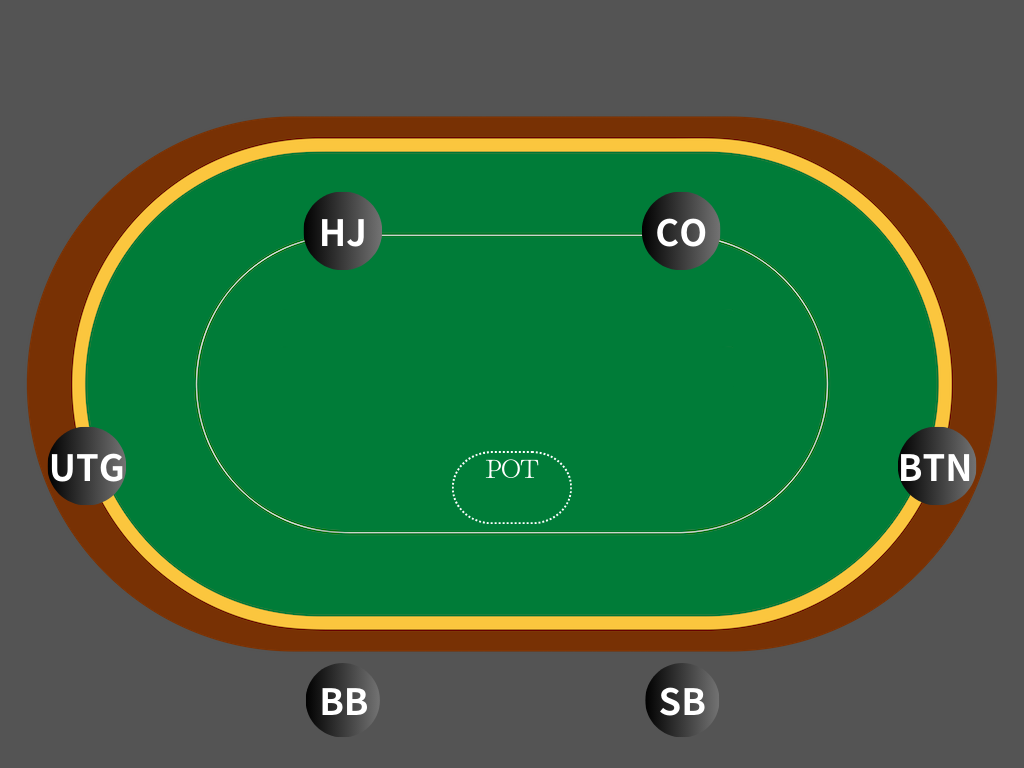
#> input picture img/table/table.png, 1024 x 768 px
$ python main.py
#> lines starting #> are read from the running program, lines starting #| are printed output that depends on the picture
import os
import cv2
import numpy as np


# ポーカーテーブル画像生成クラス
class PokerTableGenerator:

    # カードサイズ（テーブルサイズに合わせて調整）
    CARD_WIDTH = 100
    CARD_HEIGHT = 147

    # ポットサイズの中央座標
    POT_SIZE_COORDS = (512, 495)

    # ポジションの座標マッピング (x, y) - 1024x732のテーブル画像に最適化
    POSITION_COORDS = {
        'sb': (690, 570),   # スモールブラインド
        'bb': (340, 570),   # ビッグブラインド
        'utg': (120, 330),  # アンダーザガン
        'hj': (340, 100),   # ハイジャック
        'co': (690, 100),   # カットオフ
        'btn': (900, 330)   # ボタン
    }

    # ベットの座標マッピング
    BET_COORDS = {
        'sb': (590, 700),   # スモールブラインド
        'bb': (435, 700),   # ビッグブラインド
        'utg': (175, 465),  # アンダーザガン
        'hj': (435, 230),    # ハイジャック
        'co': (590, 230),    # カットオフ
        'btn': (845, 465)   # ボタン
    }

    # コミュニティカードのポジション
    COMMUNITY_COORDS = {
        0: (240, 300),  # 1枚目（フロップ1）
        1: (350, 300),  # 2枚目（フロップ2）
        2: (460, 300),  # 3枚目（フロップ3）
        3: (570, 300),  # 4枚目（ターン）
        4: (680, 300)   # 5枚目（リバー）
    }

    def __init__(self, table_path='img/table/table.png', cards_dir='img/cards'):
        """初期化"""
        self.table_path = table_path
        self.cards_dir = cards_dir

    def load_image(self, path):
        """画像を読み込む"""
        if not os.path.exists(path):
            print(f"警告: 画像ファイルが見つかりません: {path}")
            return None

        try:
            img = cv2.imread(path, cv2.IMREAD_UNCHANGED)
            if img is None:
                print(f"警告: 画像の読み込みに失敗しました: {path}")
                return None

            # アルファチャンネルがない場合は追加
            if len(img.shape) == 3 and img.shape[2] == 3:
                img = cv2.cvtColor(img, cv2.COLOR_BGR2BGRA)

            return img
        except Exception as e:
            print(f"画像読み込みエラー ({path}): {str(e)}")
            return None

    def get_card_image(self, card_code):

        if not card_code:
            return None

        # カードコードをファイル名に変換
        rank = card_code[0].upper()
        suit = card_code[1].lower()

        # ランクの変換（10はTとして扱う）
        rank_map = {'2': '02', '3': '03', '4': '04', '5': '05', '6': '06', '7': '07', '8': '08', '9': '09', 'T': '10', 'J': '11', 'Q': '12', 'K': '13', 'A': '01'}

        # スートの変換
        suit_map = {'h': 'heart', 's': 'spade', 'd': 'diamond', 'c': 'club'}

        if rank not in rank_map or suit not in suit_map:
            print(f"警告: 無効なカードコード: {card_code}")
            return None

        filename = f"{rank_map[rank]}_{suit_map[suit]}.png"
        card_path = os.path.join(self.cards_dir, filename)

        # カード画像を読み込む
        card_img = self.load_image(card_path)

        return card_img

    def overlay_image(self, background, foreground, x, y):
        """透過画像を背景に合成"""
        if foreground is None:
            return background

        # 画像の範囲
        h, w = foreground.shape[:2]

        # BGRとアルファチャンネルを分離
        alpha = foreground[:, :, 3:4] / 255.0
        fg_bgr = foreground[:, :, :3]

        # ROIを取得
        roi = background[y:y + h, x:x + w].copy()

        # BGRAに変換（必要な場合）
        if len(roi.shape) == 2 or roi.shape[2] == 1:
            roi = cv2.cvtColor(roi, cv2.COLOR_GRAY2BGR)

        if roi.shape[2] == 3:
            # アルファブレンディング（BGRのみ）
            blended = fg_bgr * alpha + roi * (1 - alpha)
            background[y:y + h, x:x + w] = blended.astype(np.uint8)
        else:
            # アルファブレンディング（BGRAの場合）
            blended = fg_bgr * alpha + roi[:, :, :3] * (1 - alpha)
            blended_alpha = alpha + roi[:, :, 3:4] / 255.0 * (1 - alpha)
            result = np.concatenate([blended, blended_alpha * 255], axis=2)
            background[y:y + h, x:x + w] = result.astype(np.uint8)

        return background

    def place_board_cards(self, board_cards):
        """ボードカードを配置"""
        if not board_cards:
            return

        # ボードに表示するカードの最大数
        max_cards = 5
        num_cards = min(len(board_cards), max_cards)

        # カードの配置
        for i, card_code in enumerate(board_cards[:num_cards]):
            card_img = self.get_card_image(card_code)
            if card_img is not None:
                # 座標を取得
                x, y = self.COMMUNITY_COORDS[i]
                self.table_img = self.overlay_image(self.table_img, card_img, x, y)

    def place_cards(self, position, hero_cards=None):
        """プレイヤーの手札をポジションに合わせて配置"""

        # ポジションの座標を取得
        base_x, base_y = self.POSITION_COORDS[position.lower()]

        # 2枚のカードを配置
        total_width = 2 * self.CARD_WIDTH
        start_x = base_x - total_width // 2
        start_y = base_y - self.CARD_HEIGHT // 2

        if hero_cards is None:
            # 裏面カードを配置
            for i in range(2):
                x = start_x + i * (self.CARD_WIDTH)
                y = start_y
                filename = "card_back.png"
                card_path = os.path.join(self.cards_dir, filename)
                card_img = self.load_image(card_path)
                self.table_img = self.overlay_image(self.table_img, card_img, x, y)
        else:
            # プレイヤーの手札を配置
            for i, card_code in enumerate(hero_cards):
                x = start_x + i * (self.CARD_WIDTH)
                y = start_y
                card_img = self.get_card_image(card_code)
                self.table_img = self.overlay_image(self.table_img, card_img, x, y)

    def draw_pot_size(self, pot_size):
        """ポットサイズを表示"""
        text = f"{pot_size}"
        font = cv2.FONT_HERSHEY_COMPLEX
        font_scale = 1.0
        thickness = 2
        color = (255, 255, 255, 255)
        thickness = 2
        (text_width, text_height), _ = cv2.getTextSize(text, font, font_scale, thickness)

        x = self.POT_SIZE_COORDS[0] - text_width // 2
        y = self.POT_SIZE_COORDS[1] + text_height // 2

        org = (x, y)
        cv2.putText(self.table_img, text, org, font, font_scale, color, thickness, cv2.LINE_AA)

    def draw_bet_size(self, position, bet_size):
        """ベットサイズを表示"""
        text = f"{bet_size}"
        font = cv2.FONT_HERSHEY_COMPLEX
        font_scale = 1.0
        thickness = 2
        color = (255, 255, 255, 255)
        thickness = 2
        (text_width, text_height), _ = cv2.getTextSize(text, font, font_scale, thickness)

        x, y = self.BET_COORDS[position.lower()]
        x -= text_width // 2
        y += text_height // 2

        org = (x, y)
        cv2.putText(self.table_img, text, org, font, font_scale, color, thickness, cv2.LINE_AA)

    def generate_table_image(self, game_state, output_path):
        """ポーカーテーブル画像を生成"""
        # テーブル画像をリセット
        self.table_img = self.load_image(self.table_path)
#> in load_image, img is the input picture: shape (768, 1024, 3); mean B, G, R 64.3, 102.3, 58.2

        # ボードカードを配置
        self.place_board_cards(game_state['board'])

        # プレイヤーの手札を配置
        self.place_cards(game_state['hero']['position'], game_state['hero']['cards'])

        # Villainの手札を配置
        for position, villain in game_state['villains'].items():
            self.place_cards(position)

        # ベットサイズを表示
        for position, villain in game_state['villains'].items():
            if villain and 'bet' in villain and villain['bet'] is not None:
                self.draw_bet_size(position, villain['bet'])

        # ヒーローのベットサイズを表示
        if 'bet' in game_state['hero'] and game_state['hero']['bet'] is not None:
            self.draw_bet_size(game_state['hero']['position'], game_state['hero']['bet'])

        # ポットサイズを表示
        if game_state['pot']:
            self.draw_pot_size(game_state['pot'])
#> in draw_pot_size, `cv2.putText(self.table_img, text, org, font, font_scale, color, thickn..`:
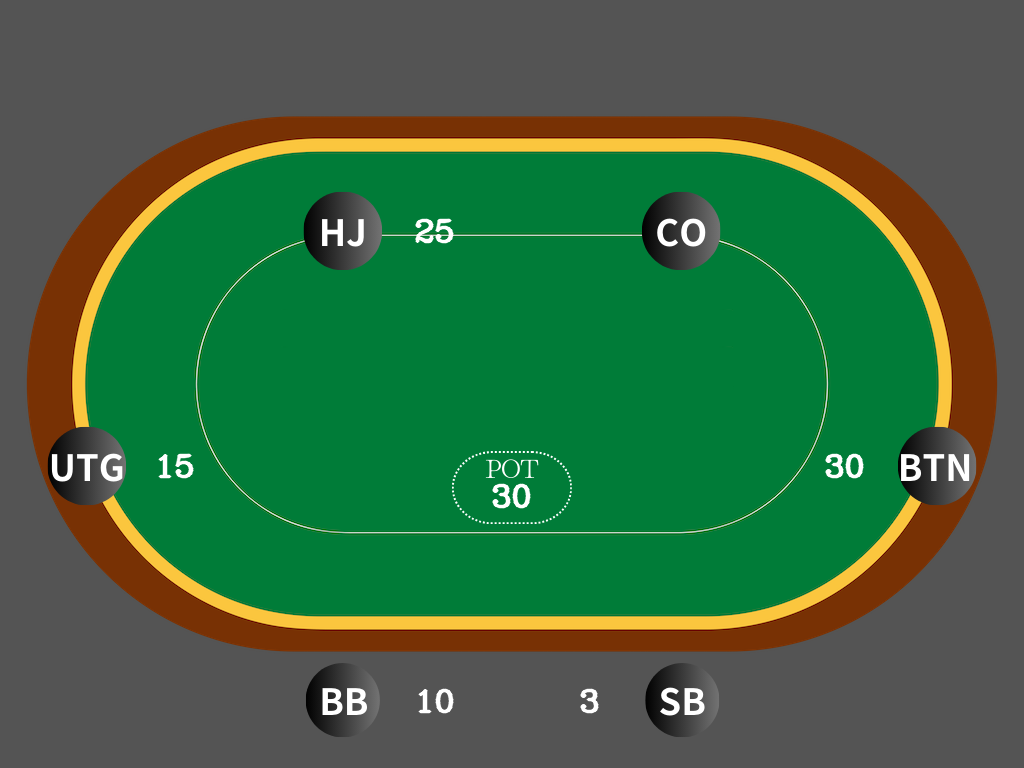
#> self.table_img: shape (768, 1024, 4); mean B, G, R, A 64.9, 102.7, 58.9, 255

        # 画像を保存
        try:
            cv2.imwrite(output_path, self.table_img)
            print(f"画像を保存しました: {output_path}")
        except Exception as e:
            print(f"画像保存エラー: {str(e)}")

        return self.table_img


# 使用例
if __name__ == "__main__":
    # 入力パラメータ
    game_state = {
        'hero': {
            'position': 'btn',
            'cards': ['As', 'Kd'],
            'bet': 30
        },
        'villains': {
            'sb': {'bet': 3},
            'bb': {'bet': 10},
            'utg': {'bet': 15},
            'hj': {'bet': 25},
            'co': None
        },
        'board': ['Th', 'Jc', 'Qd', '9c', 'Ac'],
        'pot': 30
    }

    # 出力ファイルパス
    output_path = "poker_table_output.png"

    # ポーカーテーブル画像を生成
    generator = PokerTableGenerator()
    generator.generate_table_image(game_state, output_path)
